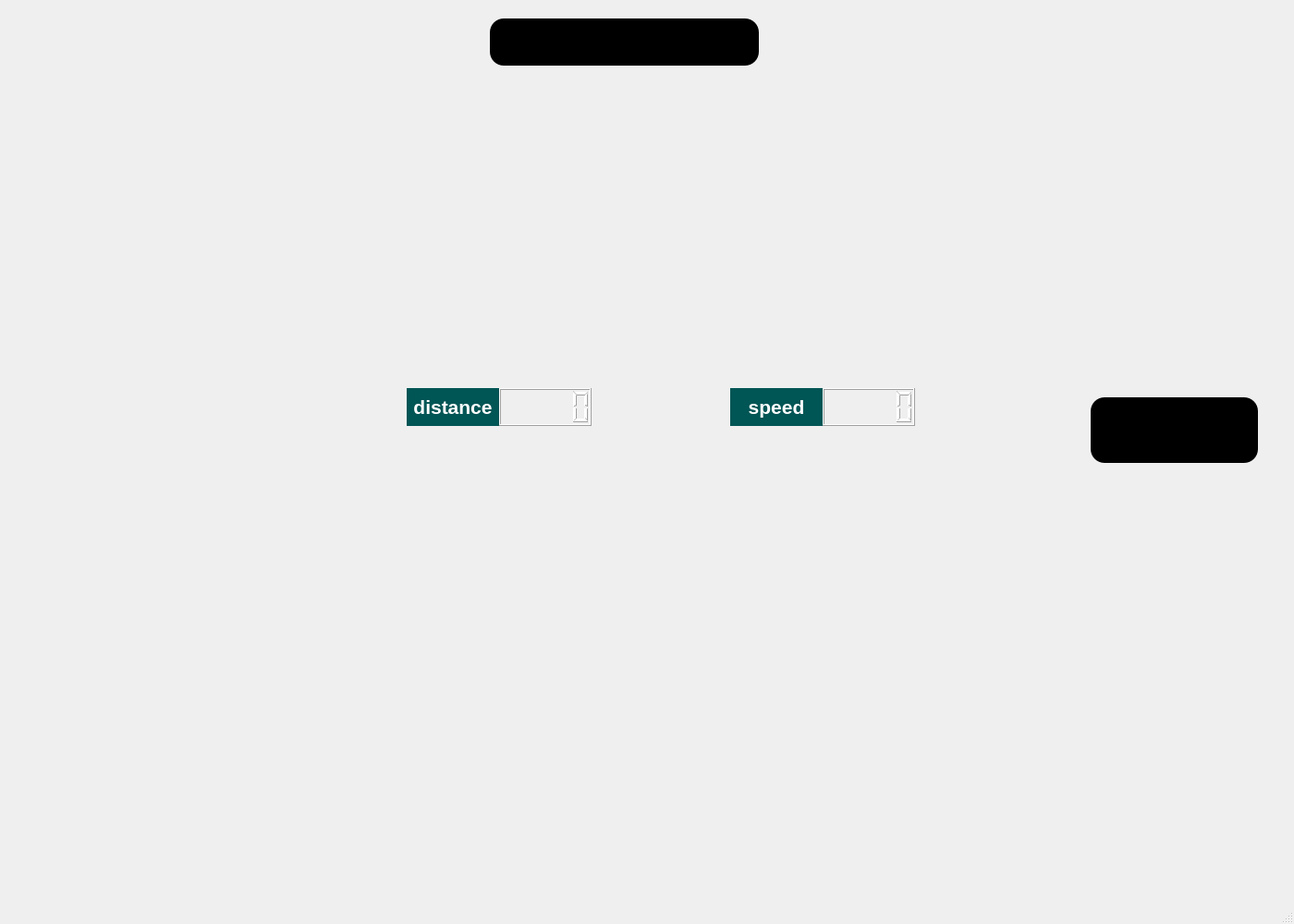
<?xml version="1.0" encoding="UTF-8"?>
<ui version="4.0">
 <class>MainWindow</class>
 <widget class="QMainWindow" name="MainWindow">
  <property name="enabled">
   <bool>true</bool>
  </property>
  <property name="geometry">
   <rect>
    <x>0</x>
    <y>0</y>
    <width>1400</width>
    <height>1000</height>
   </rect>
  </property>
  <property name="minimumSize">
   <size>
    <width>0</width>
    <height>0</height>
   </size>
  </property>
  <property name="maximumSize">
   <size>
    <width>16777215</width>
    <height>16777215</height>
   </size>
  </property>
  <property name="windowTitle">
   <string>MainWindow</string>
  </property>
  <property name="styleSheet">
   <string notr="true">background-image: url(./image6.jpg)
</string>
  </property>
  <widget class="QWidget" name="centralwidget">
   <widget class="AnalogueGauageWidget" name="widget" native="true">
    <property name="geometry">
     <rect>
      <x>710</x>
      <y>120</y>
      <width>321</width>
      <height>291</height>
     </rect>
    </property>
   </widget>
   <widget class="QLCDNumber" name="spped_lcd">
    <property name="geometry">
     <rect>
      <x>890</x>
      <y>420</y>
      <width>100</width>
      <height>41</height>
     </rect>
    </property>
    <property name="font">
     <font>
      <family>MS Shell Dlg 2</family>
      <pointsize>8</pointsize>
      <weight>9</weight>
      <italic>false</italic>
      <bold>false</bold>
     </font>
    </property>
    <property name="styleSheet">
     <string notr="true">
font: 75 8pt &quot;MS Shell Dlg 2&quot;;
border-top-color: rgb(0, 0, 0);
border-color: rgb(0,85,85);
color: white;</string>
    </property>
   </widget>
   <widget class="QLabel" name="label_3">
    <property name="geometry">
     <rect>
      <x>440</x>
      <y>420</y>
      <width>100</width>
      <height>41</height>
     </rect>
    </property>
    <property name="font">
     <font>
      <pointsize>8</pointsize>
     </font>
    </property>
    <property name="styleSheet">
     <string notr="true">
background-color: rgb(0, 85,85);</string>
    </property>
    <property name="text">
     <string>&lt;html&gt;&lt;head/&gt;&lt;body&gt;&lt;p align=&quot;center&quot;&gt;&lt;span style=&quot; font-size:16pt; font-weight:600; color:#ffffff;&quot;&gt;distance&lt;/span&gt;&lt;/p&gt;&lt;/body&gt;&lt;/html&gt;</string>
    </property>
   </widget>
   <widget class="QLCDNumber" name="distance_lcd">
    <property name="geometry">
     <rect>
      <x>540</x>
      <y>420</y>
      <width>100</width>
      <height>41</height>
     </rect>
    </property>
    <property name="font">
     <font>
      <family>MS Shell Dlg 2</family>
      <pointsize>8</pointsize>
      <weight>9</weight>
      <italic>false</italic>
      <bold>false</bold>
     </font>
    </property>
    <property name="styleSheet">
     <string notr="true">font: 75 8pt &quot;MS Shell Dlg 2&quot;;
border-top-color: rgb(0, 0, 0);
border-color: rgb(0,85,85);
color: white;</string>
    </property>
   </widget>
   <widget class="QLineEdit" name="lineEdit">
    <property name="geometry">
     <rect>
      <x>530</x>
      <y>20</y>
      <width>291</width>
      <height>51</height>
     </rect>
    </property>
    <property name="font">
     <font>
      <family>Archivo</family>
      <pointsize>18</pointsize>
      <weight>50</weight>
      <italic>false</italic>
      <bold>false</bold>
     </font>
    </property>
    <property name="styleSheet">
     <string notr="true">background: rgb(0, 0, 0);
font: 18pt &quot;Archivo&quot;;
border-radius: 15px;</string>
    </property>
    <property name="alignment">
     <set>Qt::AlignCenter</set>
    </property>
    <property name="readOnly">
     <bool>true</bool>
    </property>
   </widget>
   <widget class="QLabel" name="label_5">
    <property name="geometry">
     <rect>
      <x>790</x>
      <y>420</y>
      <width>100</width>
      <height>41</height>
     </rect>
    </property>
    <property name="font">
     <font>
      <pointsize>8</pointsize>
     </font>
    </property>
    <property name="styleSheet">
     <string notr="true">
background-color: rgb(0, 85, 85);</string>
    </property>
    <property name="text">
     <string>&lt;html&gt;&lt;head/&gt;&lt;body&gt;&lt;p align=&quot;center&quot;&gt;&lt;span style=&quot; font-size:16pt; font-weight:600; color:#ffffff;&quot;&gt;speed&lt;/span&gt;&lt;/p&gt;&lt;/body&gt;&lt;/html&gt;</string>
    </property>
   </widget>
   <widget class="AnalogueGauageWidget" name="widget_2" native="true">
    <property name="geometry">
     <rect>
      <x>370</x>
      <y>120</y>
      <width>321</width>
      <height>291</height>
     </rect>
    </property>
   </widget>
   <widget class="QLabel" name="rainicon1">
    <property name="geometry">
     <rect>
      <x>170</x>
      <y>350</y>
      <width>151</width>
      <height>71</height>
     </rect>
    </property>
    <property name="text">
     <string/>
    </property>
    <property name="pixmap">
     <pixmap>../images/rain alarm.png</pixmap>
    </property>
    <property name="scaledContents">
     <bool>true</bool>
    </property>
   </widget>
   <widget class="QLabel" name="left_blind_spot">
    <property name="geometry">
     <rect>
      <x>170</x>
      <y>160</y>
      <width>151</width>
      <height>71</height>
     </rect>
    </property>
    <property name="text">
     <string/>
    </property>
    <property name="pixmap">
     <pixmap>../images/left blind.png</pixmap>
    </property>
    <property name="scaledContents">
     <bool>true</bool>
    </property>
   </widget>
   <widget class="QLabel" name="ACC">
    <property name="geometry">
     <rect>
      <x>660</x>
      <y>120</y>
      <width>81</width>
      <height>61</height>
     </rect>
    </property>
    <property name="text">
     <string/>
    </property>
    <property name="pixmap">
     <pixmap>../images/ACC .png</pixmap>
    </property>
    <property name="scaledContents">
     <bool>true</bool>
    </property>
   </widget>
   <widget class="QLabel" name="right_lane">
    <property name="geometry">
     <rect>
      <x>1080</x>
      <y>260</y>
      <width>151</width>
      <height>71</height>
     </rect>
    </property>
    <property name="text">
     <string/>
    </property>
    <property name="pixmap">
     <pixmap>../images/left lane.png</pixmap>
    </property>
    <property name="scaledContents">
     <bool>true</bool>
    </property>
   </widget>
   <widget class="QLabel" name="label_17">
    <property name="geometry">
     <rect>
      <x>170</x>
      <y>50</y>
      <width>231</width>
      <height>91</height>
     </rect>
    </property>
    <property name="text">
     <string/>
    </property>
    <property name="pixmap">
     <pixmap>../../Downloads/Screenshot 2023-11-21 202018.png</pixmap>
    </property>
    <property name="scaledContents">
     <bool>true</bool>
    </property>
   </widget>
   <widget class="QLabel" name="label_2">
    <property name="geometry">
     <rect>
      <x>0</x>
      <y>50</y>
      <width>161</width>
      <height>131</height>
     </rect>
    </property>
    <property name="text">
     <string/>
    </property>
    <property name="pixmap">
     <pixmap>../images/map.png</pixmap>
    </property>
    <property name="scaledContents">
     <bool>true</bool>
    </property>
   </widget>
   <widget class="QLabel" name="label_4">
    <property name="geometry">
     <rect>
      <x>1260</x>
      <y>180</y>
      <width>91</width>
      <height>201</height>
     </rect>
    </property>
    <property name="text">
     <string/>
    </property>
    <property name="pixmap">
     <pixmap>../images/car condition.png</pixmap>
    </property>
    <property name="scaledContents">
     <bool>true</bool>
    </property>
   </widget>
   <widget class="QLabel" name="left_warning">
    <property name="geometry">
     <rect>
      <x>240</x>
      <y>70</y>
      <width>51</width>
      <height>51</height>
     </rect>
    </property>
    <property name="text">
     <string/>
    </property>
    <property name="pixmap">
     <pixmap>../images/alarm.jpg</pixmap>
    </property>
    <property name="scaledContents">
     <bool>true</bool>
    </property>
   </widget>
   <widget class="QLabel" name="rightwarning">
    <property name="geometry">
     <rect>
      <x>1110</x>
      <y>70</y>
      <width>51</width>
      <height>51</height>
     </rect>
    </property>
    <property name="text">
     <string/>
    </property>
    <property name="pixmap">
     <pixmap>../2469333-ai (9).jpg</pixmap>
    </property>
    <property name="scaledContents">
     <bool>true</bool>
    </property>
   </widget>
   <widget class="QLabel" name="right_blind_spot">
    <property name="geometry">
     <rect>
      <x>1080</x>
      <y>160</y>
      <width>151</width>
      <height>71</height>
     </rect>
    </property>
    <property name="text">
     <string/>
    </property>
    <property name="pixmap">
     <pixmap>../images/right blind.png</pixmap>
    </property>
    <property name="scaledContents">
     <bool>true</bool>
    </property>
   </widget>
   <widget class="QLabel" name="left_lane">
    <property name="geometry">
     <rect>
      <x>170</x>
      <y>260</y>
      <width>151</width>
      <height>71</height>
     </rect>
    </property>
    <property name="text">
     <string/>
    </property>
    <property name="pixmap">
     <pixmap>../images/left lane.png</pixmap>
    </property>
    <property name="scaledContents">
     <bool>true</bool>
    </property>
   </widget>
   <widget class="QLabel" name="rain_icon2">
    <property name="geometry">
     <rect>
      <x>1080</x>
      <y>350</y>
      <width>151</width>
      <height>71</height>
     </rect>
    </property>
    <property name="text">
     <string/>
    </property>
    <property name="pixmap">
     <pixmap>../images/rain alarm.png</pixmap>
    </property>
    <property name="scaledContents">
     <bool>true</bool>
    </property>
   </widget>
   <widget class="QLabel" name="label">
    <property name="geometry">
     <rect>
      <x>20</x>
      <y>220</y>
      <width>47</width>
      <height>281</height>
     </rect>
    </property>
    <property name="text">
     <string/>
    </property>
    <property name="pixmap">
     <pixmap>../images/speed.jpg</pixmap>
    </property>
    <property name="scaledContents">
     <bool>true</bool>
    </property>
   </widget>
   <widget class="QLabel" name="label_20">
    <property name="geometry">
     <rect>
      <x>1000</x>
      <y>50</y>
      <width>231</width>
      <height>91</height>
     </rect>
    </property>
    <property name="text">
     <string/>
    </property>
    <property name="pixmap">
     <pixmap>../Screenshot 2023-11-21 202018.png</pixmap>
    </property>
    <property name="scaledContents">
     <bool>true</bool>
    </property>
   </widget>
   <widget class="QLineEdit" name="Mode_View">
    <property name="geometry">
     <rect>
      <x>1180</x>
      <y>430</y>
      <width>181</width>
      <height>71</height>
     </rect>
    </property>
    <property name="whatsThis">
     <string>&lt;html&gt;&lt;head/&gt;&lt;body&gt;&lt;p&gt;&lt;br/&gt;&lt;/p&gt;&lt;/body&gt;&lt;/html&gt;</string>
    </property>
    <property name="styleSheet">
     <string notr="true">background: rgb(0, 0, 0);
font: 18pt &quot;Archivo&quot;;
border-radius: 15px;</string>
    </property>
    <property name="text">
     <string/>
    </property>
   </widget>
   <zorder>widget</zorder>
   <zorder>spped_lcd</zorder>
   <zorder>distance_lcd</zorder>
   <zorder>lineEdit</zorder>
   <zorder>label_5</zorder>
   <zorder>widget_2</zorder>
   <zorder>rainicon1</zorder>
   <zorder>left_blind_spot</zorder>
   <zorder>right_lane</zorder>
   <zorder>label_3</zorder>
   <zorder>label_17</zorder>
   <zorder>label_2</zorder>
   <zorder>label_4</zorder>
   <zorder>left_warning</zorder>
   <zorder>right_blind_spot</zorder>
   <zorder>left_lane</zorder>
   <zorder>rain_icon2</zorder>
   <zorder>label</zorder>
   <zorder>label_20</zorder>
   <zorder>rightwarning</zorder>
   <zorder>ACC</zorder>
   <zorder>Mode_View</zorder>
  </widget>
  <widget class="QMenuBar" name="menubar">
   <property name="geometry">
    <rect>
     <x>0</x>
     <y>0</y>
     <width>1400</width>
     <height>21</height>
    </rect>
   </property>
  </widget>
  <widget class="QStatusBar" name="statusbar"/>
 </widget>
 <customwidgets>
  <customwidget>
   <class>AnalogueGauageWidget</class>
   <extends>QWidget</extends>
   <header location="global">AnalogueGauageWidget.h</header>
   <container>1</container>
  </customwidget>
 </customwidgets>
 <resources/>
 <connections/>
</ui>
